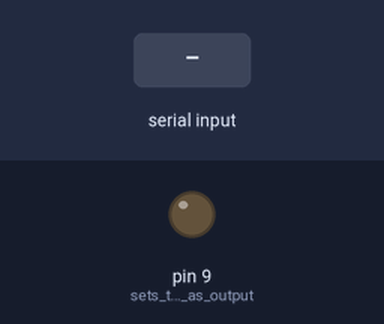
Simulated run of this sketch. Board: Arduino Uno, built with avr-gcc and run on an emulated ATmega328P. Parts: output pins drawn as LEDs (lit = HIGH). The inputs (shaded band) are chosen by the test bench. What the sketch prints to the serial monitor is not drawn.

Above: at 1.2 s.
1.3 s: byte 30 received over Serial
At 2.1 s:
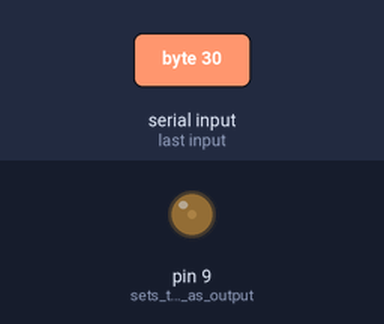
2.8 s: byte 90 received over Serial
At 3.2 s:
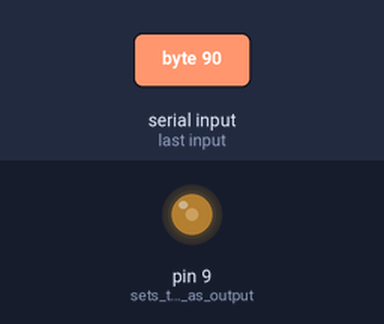
4.3 s: byte 120 received over Serial
At 5.6 s:
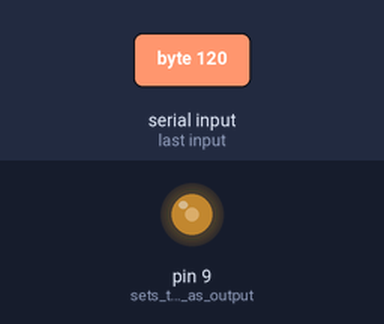
Timing chart, 0 to 7.3 s (numbered marks = the images above; inputs shaded):
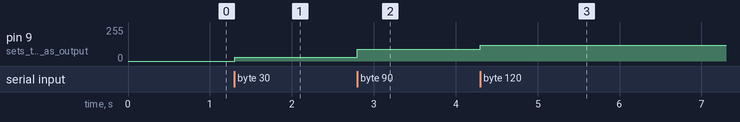

The sketch:

recepcion_envio_servo.ino
```cpp
int ibyte=0;

void setup()
{
  Serial.begin(9600);
  //delay(2500);
    pinMode(9, OUTPUT);   // sets the pin as output

}

void loop()
{

  if(Serial.available()>0)
  {
    ibyte=Serial.read();
    Serial.print((char)ibyte);
    analogWrite(9,ibyte);
  }

}
```

Measured:
- after the input at 1.3 s, pin 9 (sets_the_pin_as_output): 0/255 → 30/255 at once
- after the input at 2.8 s, pin 9 (sets_the_pin_as_output): 30/255 → 90/255 at once
- after the input at 4.3 s, pin 9 (sets_the_pin_as_output): 90/255 → 120/255 at once
